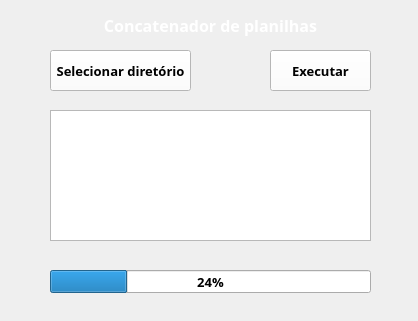
<?xml version="1.0" encoding="UTF-8"?>
<ui version="4.0">
 <class>MainWindow</class>
 <widget class="QMainWindow" name="MainWindow">
  <property name="geometry">
   <rect>
    <x>0</x>
    <y>0</y>
    <width>418</width>
    <height>321</height>
   </rect>
  </property>
  <property name="sizePolicy">
   <sizepolicy hsizetype="Fixed" vsizetype="Fixed">
    <horstretch>0</horstretch>
    <verstretch>0</verstretch>
   </sizepolicy>
  </property>
  <property name="font">
   <font>
    <stylestrategy>NoAntialias</stylestrategy>
   </font>
  </property>
  <property name="windowTitle">
   <string>MainWindow</string>
  </property>
  <property name="layoutDirection">
   <enum>Qt::LeftToRight</enum>
  </property>
  <property name="styleSheet">
   <string notr="true">
    background-color: qlineargradient(
        spread: pad, x1: 0, y1: 0, x2: 1, y2: 1,
        stop: 0 #8B0000, stop: 1 #B22222
    );
    color: white;
</string>
  </property>
  <widget class="QWidget" name="centralwidget">
   <widget class="QPushButton" name="selecionarExcel">
    <property name="geometry">
     <rect>
      <x>50</x>
      <y>50</y>
      <width>141</width>
      <height>41</height>
     </rect>
    </property>
    <property name="font">
     <font>
      <family>Malgun Gothic</family>
      <pointsize>10</pointsize>
      <weight>75</weight>
      <bold>true</bold>
     </font>
    </property>
    <property name="styleSheet">
     <string notr="true">background-color:rgb(255, 255, 255);
color: black;</string>
    </property>
    <property name="text">
     <string>Selecionar diretório</string>
    </property>
   </widget>
   <widget class="QProgressBar" name="barraProgresso">
    <property name="geometry">
     <rect>
      <x>50</x>
      <y>270</y>
      <width>321</width>
      <height>23</height>
     </rect>
    </property>
    <property name="font">
     <font>
      <family>Malgun Gothic</family>
      <pointsize>10</pointsize>
      <weight>75</weight>
      <bold>true</bold>
     </font>
    </property>
    <property name="styleSheet">
     <string notr="true">color: black;</string>
    </property>
    <property name="value">
     <number>24</number>
    </property>
    <property name="alignment">
     <set>Qt::AlignCenter</set>
    </property>
   </widget>
   <widget class="QTextEdit" name="log">
    <property name="geometry">
     <rect>
      <x>50</x>
      <y>110</y>
      <width>321</width>
      <height>131</height>
     </rect>
    </property>
    <property name="font">
     <font>
      <family>Malgun Gothic</family>
      <pointsize>9</pointsize>
      <weight>75</weight>
      <bold>true</bold>
     </font>
    </property>
    <property name="styleSheet">
     <string notr="true">color: white;</string>
    </property>
   </widget>
   <widget class="QPushButton" name="executar">
    <property name="geometry">
     <rect>
      <x>270</x>
      <y>50</y>
      <width>101</width>
      <height>41</height>
     </rect>
    </property>
    <property name="font">
     <font>
      <family>Malgun Gothic</family>
      <pointsize>10</pointsize>
      <weight>75</weight>
      <bold>true</bold>
     </font>
    </property>
    <property name="styleSheet">
     <string notr="true">background-color:rgb(255, 255, 255);
color: black;</string>
    </property>
    <property name="text">
     <string>Executar</string>
    </property>
   </widget>
   <widget class="QLabel" name="label">
    <property name="geometry">
     <rect>
      <x>70</x>
      <y>0</y>
      <width>281</width>
      <height>51</height>
     </rect>
    </property>
    <property name="font">
     <font>
      <family>Segoe UI Black</family>
      <pointsize>10</pointsize>
      <weight>75</weight>
      <bold>true</bold>
      <stylestrategy>PreferDefault</stylestrategy>
     </font>
    </property>
    <property name="styleSheet">
     <string notr="true">color: white;
background-color: transparent;</string>
    </property>
    <property name="text">
     <string>&lt;html&gt;&lt;head/&gt;&lt;body&gt;&lt;p align=&quot;center&quot;&gt;&lt;span style=&quot; font-size:12pt;&quot;&gt;Concatenador de planilhas&lt;/span&gt;&lt;/p&gt;&lt;/body&gt;&lt;/html&gt;</string>
    </property>
   </widget>
  </widget>
 </widget>
 <resources/>
 <connections/>
</ui>
